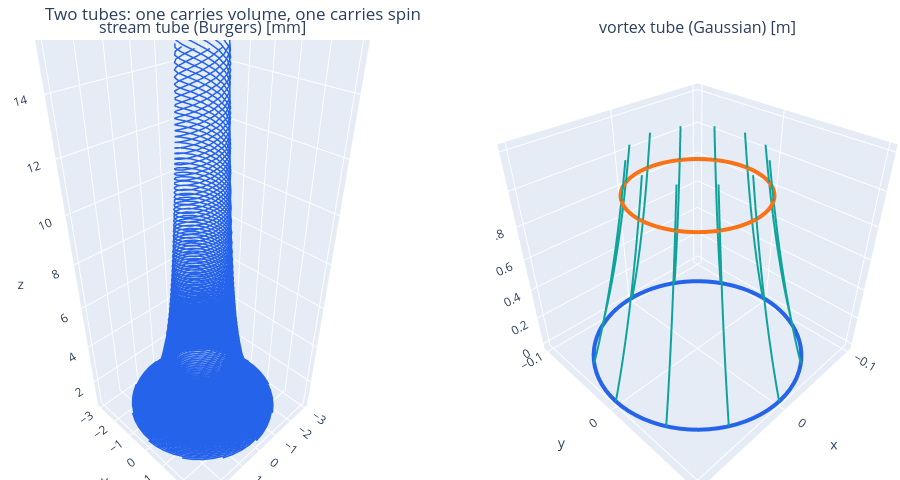

Write notebook code for a chart like this one.
### Markdown cell above
**Stream tube vs vortex tube (Fig. 5.1 analogue, note `N45`).** On the left, a stream tube in **Burgers' vortex** — a vortex fed
by a flow drawn in sideways and stretched upward (derived in C10); on the right, a vortex tube of the narrowing
Gaussian field, with its lids at z = 0 (blue) and z = 1 m (orange).

### Code cell
nL = 12 if not FAST else 8                                           # lines per tube
fig = make_subplots(rows=1, cols=2, specs=[[{"type": "scene"}, {"type": "scene"}]],
                    subplot_titles=("stream tube (Burgers) [mm]", "vortex tube (Gaussian) [m]"))
u_burg = vortices.burgers_vortex_field(1e-3, 1.0, 1e-6)             # Burgers: Γ = 1e-3 m²/s, α = 1 1/s, ν = 1e-6 m²/s
for k in range(nL):                                                  # seeds on a circle of radius 3 mm at z = 1 mm
    th = 2*np.pi*k/nL                                                # seed angle [rad]
    x0 = np.array([3e-3*np.cos(th), 3e-3*np.sin(th), 1e-3])          # seed point [m]
    S = kinematics.streamline(u_burg, x0, 0.0, 0.12, False, 300)     # a streamline: tangent to u, 0.12 m of arc (3.7)
    fig.add_trace(go.Scatter3d(x=S[0]*1e3, y=S[1]*1e3, z=S[2]*1e3, mode="lines", showlegend=False,
                               line=dict(color=COLORS["blue"], width=3)), row=1, col=1)   # in mm
tube = ch05.vortex_tube(ch05.gaussian_tube_field(), (0, 0, 0), (0, 0, 1), 0.1, n_lines=nL, s_max=1.2, n=150, both=False)
for Lk in tube.lines:                                                # each vortex line of the tube, shape (3, n)
    fig.add_trace(go.Scatter3d(x=Lk[0], y=Lk[1], z=Lk[2], mode="lines", showlegend=False,
                               line=dict(color=COLORS["teal"], width=4)), row=1, col=2)
ph = np.linspace(0, 2*np.pi, 80)                                     # angles round a lid
for z, col in ((0.0, COLORS["blue"]), (1.0, COLORS["orange"])):      # lower lid blue, upper lid orange (D01 colours)
    Rl = 0.1*np.exp(-z/2)                                            # the tube's radius there [m]
    fig.add_trace(go.Scatter3d(x=Rl*np.cos(ph), y=Rl*np.sin(ph), z=z + 0*ph, mode="lines", showlegend=False,
                               line=dict(color=col, width=8)), row=1, col=2)
fig.update_layout(height=480, margin=dict(l=0, r=0, t=40, b=0), title="Two tubes: one carries volume, one carries spin")  # size, margins, title
fig.show()                                                                                          # draw it (works on the web page too)

### Figure 1 — Plotly figure (JSON) as saved in the notebook; plotly's stock layout.template omitted (floating-point values rounded to 4 significant figures; data arrays with more than 128 entries replaced by an {"elided": "..."} marker saying what was removed)
{"data": [{"line": {"color": "#2563eb", "width": 3}, "mode": "lines", "scene": "scene", "showlegend": false, "type": "scatter3d", "x": {"elided": "300 float values"}, "y": {"elided": "300 float values"}, "z": {"elided": "300 float values"}}, {"line": {"color": "#2563eb", "width": 3}, "mode": "lines", "scene": "scene", "showlegend": false, "type": "scatter3d", "x": {"elided": "300 float values"}, "y": {"elided": "300 float values"}, "z": {"elided": "300 float values"}}, {"line": {"color": "#2563eb", "width": 3}, "mode": "lines", "scene": "scene", "showlegend": false, "type": "scatter3d", "x": {"elided": "300 float values"}, "y": {"elided": "300 float values"}, "z": {"elided": "300 float values"}}, {"line": {"color": "#2563eb", "width": 3}, "mode": "lines", "scene": "scene", "showlegend": false, "type": "scatter3d", "x": {"elided": "300 float values"}, "y": {"elided": "300 float values"}, "z": {"elided": "300 float values"}}, {"line": {"color": "#2563eb", "width": 3}, "mode": "lines", "scene": "scene", "showlegend": false, "type": "scatter3d", "x": {"elided": "300 float values"}, "y": {"elided": "300 float values"}, "z": {"elided": "300 float values"}}, {"line": {"color": "#2563eb", "width": 3}, "mode": "lines", "scene": "scene", "showlegend": false, "type": "scatter3d", "x": {"elided": "300 float values"}, "y": {"elided": "300 float values"}, "z": {"elided": "300 float values"}}, {"line": {"color": "#2563eb", "width": 3}, "mode": "lines", "scene": "scene", "showlegend": false, "type": "scatter3d", "x": {"elided": "300 float values"}, "y": {"elided": "300 float values"}, "z": {"elided": "300 float values"}}, {"line": {"color": "#2563eb", "width": 3}, "mode": "lines", "scene": "scene", "showlegend": false, "type": "scatter3d", "x": {"elided": "300 float values"}, "y": {"elided": "300 float values"}, "z": {"elided": "300 float values"}}, {"line": {"color": "#2563eb", "width": 3}, "mode": "lines", "scene": "scene", "showlegend": false, "type": "scatter3d", "x": {"elided": "300 float values"}, "y": {"elided": "300 float values"}, "z": {"elided": "300 float values"}}, {"line": {"color": "#2563eb", "width": 3}, "mode": "lines", "scene": "scene", "showlegend": false, "type": "scatter3d", "x": {"elided": "300 float values"}, "y": {"elided": "300 float values"}, "z": {"elided": "300 float values"}}, {"line": {"color": "#2563eb", "width": 3}, "mode": "lines", "scene": "scene", "showlegend": false, "type": "scatter3d", "x": {"elided": "300 float values"}, "y": {"elided": "300 float values"}, "z": {"elided": "300 float values"}}, {"line": {"color": "#2563eb", "width": 3}, "mode": "lines", "scene": "scene", "showlegend": false, "type": "scatter3d", "x": {"elided": "300 float values"}, "y": {"elided": "300 float values"}, "z": {"elided": "300 float values"}}, {"line": {"color": "#0fa39c", "width": 4}, "mode": "lines", "scene": "scene2", "showlegend": false, "type": "scatter3d", "x": {"elided": "150 float values"}, "y": {"elided": "150 float values"}, "z": {"elided": "150 float values"}}, {"line": {"color": "#0fa39c", "width": 4}, "mode": "lines", "scene": "scene2", "showlegend": false, "type": "scatter3d", "x": {"elided": "150 float values"}, "y": {"elided": "150 float values"}, "z": {"elided": "150 float values"}}, {"line": {"color": "#0fa39c", "width": 4}, "mode": "lines", "scene": "scene2", "showlegend": false, "type": "scatter3d", "x": {"elided": "150 float values"}, "y": {"elided": "150 float values"}, "z": {"elided": "150 float values"}}, {"line": {"color": "#0fa39c", "width": 4}, "mode": "lines", "scene": "scene2", "showlegend": false, "type": "scatter3d", "x": {"elided": "150 float values"}, "y": {"elided": "150 float values"}, "z": {"elided": "150 float values"}}, {"line": {"color": "#0fa39c", "width": 4}, "mode": "lines", "scene": "scene2", "showlegend": false, "type": "scatter3d", "x": {"elided": "150 float values"}, "y": {"elided": "150 float values"}, "z": {"elided": "150 float values"}}, {"line": {"color": "#0fa39c", "width": 4}, "mode": "lines", "scene": "scene2", "showlegend": false, "type": "scatter3d", "x": {"elided": "150 float values"}, "y": {"elided": "150 float values"}, "z": {"elided": "150 float values"}}, {"line": {"color": "#0fa39c", "width": 4}, "mode": "lines", "scene": "scene2", "showlegend": false, "type": "scatter3d", "x": {"elided": "150 float values"}, "y": {"elided": "150 float values"}, "z": {"elided": "150 float values"}}, {"line": {"color": "#0fa39c", "width": 4}, "mode": "lines", "scene": "scene2", "showlegend": false, "type": "scatter3d", "x": {"elided": "150 float values"}, "y": {"elided": "150 float values"}, "z": {"elided": "150 float values"}}, {"line": {"color": "#0fa39c", "width": 4}, "mode": "lines", "scene": "scene2", "showlegend": false, "type": "scatter3d", "x": {"elided": "150 float values"}, "y": {"elided": "150 float values"}, "z": {"elided": "150 float values"}}, {"line": {"color": "#0fa39c", "width": 4}, "mode": "lines", "scene": "scene2", "showlegend": false, "type": "scatter3d", "x": {"elided": "150 float values"}, "y": {"elided": "150 float values"}, "z": {"elided": "150 float values"}}, {"line": {"color": "#0fa39c", "width": 4}, "mode": "lines", "scene": "scene2", "showlegend": false, "type": "scatter3d", "x": {"elided": "150 float values"}, "y": {"elided": "150 float values"}, "z": {"elided": "150 float values"}}, {"line": {"color": "#0fa39c", "width": 4}, "mode": "lines", "scene": "scene2", "showlegend": false, "type": "scatter3d", "x": {"elided": "150 float values"}, "y": {"elided": "150 float values"}, "z": {"elided": "150 float values"}}, {"line": {"color": "#2563eb", "width": 8}, "mode": "lines", "scene": "scene2", "showlegend": false, "type": "scatter3d", "x": [0.1, 0.09968, 0.09874, 0.09717, 0.09498, 0.0922, 0.08883, 0.0849, 0.08043, 0.07546, 0.07, 0.06411, 0.05781, 0.05114, 0.04415, 0.03689, 0.02939, 0.0217, 0.01387, 0.005962, -0.001988, -0.009925, -0.0178, -0.02556, -0.03316, -0.04055, -0.04769, -0.05452, -0.06101, -0.06711, -0.07279, -0.07801, -0.08273, -0.08693, -0.09058, -0.09366, -0.09615, -0.09803, -0.09929, -0.09992, -0.09992, -0.09929, -0.09803, -0.09615, -0.09366, -0.09058, -0.08693, -0.08273, -0.07801, -0.07279, -0.06711, -0.06101, -0.05452, -0.04769, -0.04055, -0.03316, -0.02556, -0.0178, -0.009925, -0.001988, 0.005962, 0.01387, 0.0217, 0.02939, 0.03689, 0.04415, 0.05114, 0.05781, 0.06411, 0.07, 0.07546, 0.08043, 0.0849, 0.08883, 0.0922, 0.09498, 0.09717, 0.09874, 0.09968, 0.1], "y": [0.0, 0.007945, 0.01584, 0.02363, 0.03128, 0.03873, 0.04593, 0.05284, 0.05942, 0.06562, 0.07141, 0.07675, 0.0816, 0.08593, 0.08972, 0.09295, 0.09559, 0.09762, 0.09903, 0.09982, 0.09998, 0.09951, 0.0984, 0.09668, 0.09434, 0.09141, 0.0879, 0.08383, 0.07923, 0.07414, 0.06857, 0.06257, 0.05618, 0.04942, 0.04236, 0.03503, 0.02748, 0.01975, 0.0119, 0.003976, -0.003976, -0.0119, -0.01975, -0.02748, -0.03503, -0.04236, -0.04942, -0.05618, -0.06257, -0.06857, -0.07414, -0.07923, -0.08383, -0.0879, -0.09141, -0.09434, -0.09668, -0.0984, -0.09951, -0.09998, -0.09982, -0.09903, -0.09762, -0.09559, -0.09295, -0.08972, -0.08593, -0.0816, -0.07675, -0.07141, -0.06562, -0.05942, -0.05284, -0.04593, -0.03873, -0.03128, -0.02363, -0.01584, -0.007945, -2.449e-17], "z": [0.0, 0.0, 0.0, 0.0, 0.0, 0.0, 0.0, 0.0, 0.0, 0.0, 0.0, 0.0, 0.0, 0.0, 0.0, 0.0, 0.0, 0.0, 0.0, 0.0, 0.0, 0.0, 0.0, 0.0, 0.0, 0.0, 0.0, 0.0, 0.0, 0.0, 0.0, 0.0, 0.0, 0.0, 0.0, 0.0, 0.0, 0.0, 0.0, 0.0, 0.0, 0.0, 0.0, 0.0, 0.0, 0.0, 0.0, 0.0, 0.0, 0.0, 0.0, 0.0, 0.0, 0.0, 0.0, 0.0, 0.0, 0.0, 0.0, 0.0, 0.0, 0.0, 0.0, 0.0, 0.0, 0.0, 0.0, 0.0, 0.0, 0.0, 0.0, 0.0, 0.0, 0.0, 0.0, 0.0, 0.0, 0.0, 0.0, 0.0]}, {"line": {"color": "#f97316", "width": 8}, "mode": "lines", "scene": "scene2", "showlegend": false, "type": "scatter3d", "x": [0.06065, 0.06046, 0.05989, 0.05893, 0.05761, 0.05592, 0.05388, 0.05149, 0.04878, 0.04577, 0.04246, 0.03888, 0.03506, 0.03102, 0.02678, 0.02237, 0.01782, 0.01316, 0.008415, 0.003616, -0.001206, -0.00602, -0.0108, -0.0155, -0.02011, -0.0246, -0.02892, -0.03307, -0.037, -0.0407, -0.04415, -0.04731, -0.05018, -0.05273, -0.05494, -0.05681, -0.05832, -0.05946, -0.06022, -0.06061, -0.06061, -0.06022, -0.05946, -0.05832, -0.05681, -0.05494, -0.05273, -0.05018, -0.04731, -0.04415, -0.0407, -0.037, -0.03307, -0.02892, -0.0246, -0.02011, -0.0155, -0.0108, -0.00602, -0.001206, 0.003616, 0.008415, 0.01316, 0.01782, 0.02237, 0.02678, 0.03102, 0.03506, 0.03888, 0.04246, 0.04577, 0.04878, 0.05149, 0.05388, 0.05592, 0.05761, 0.05893, 0.05989, 0.06046, 0.06065], "y": [0.0, 0.004819, 0.009607, 0.01434, 0.01897, 0.02349, 0.02786, 0.03205, 0.03604, 0.0398, 0.04331, 0.04655, 0.04949, 0.05212, 0.05442, 0.05638, 0.05798, 0.05921, 0.06007, 0.06055, 0.06064, 0.06035, 0.05968, 0.05864, 0.05722, 0.05544, 0.05331, 0.05085, 0.04806, 0.04497, 0.04159, 0.03795, 0.03407, 0.02998, 0.02569, 0.02125, 0.01667, 0.01198, 0.007219, 0.002411, -0.002411, -0.007219, -0.01198, -0.01667, -0.02125, -0.02569, -0.02998, -0.03407, -0.03795, -0.04159, -0.04497, -0.04806, -0.05085, -0.05331, -0.05544, -0.05722, -0.05864, -0.05968, -0.06035, -0.06064, -0.06055, -0.06007, -0.05921, -0.05798, -0.05638, -0.05442, -0.05212, -0.04949, -0.04655, -0.04331, -0.0398, -0.03604, -0.03205, -0.02786, -0.02349, -0.01897, -0.01434, -0.009607, -0.004819, -1.486e-17], "z": [1.0, 1.0, 1.0, 1.0, 1.0, 1.0, 1.0, 1.0, 1.0, 1.0, 1.0, 1.0, 1.0, 1.0, 1.0, 1.0, 1.0, 1.0, 1.0, 1.0, 1.0, 1.0, 1.0, 1.0, 1.0, 1.0, 1.0, 1.0, 1.0, 1.0, 1.0, 1.0, 1.0, 1.0, 1.0, 1.0, 1.0, 1.0, 1.0, 1.0, 1.0, 1.0, 1.0, 1.0, 1.0, 1.0, 1.0, 1.0, 1.0, 1.0, 1.0, 1.0, 1.0, 1.0, 1.0, 1.0, 1.0, 1.0, 1.0, 1.0, 1.0, 1.0, 1.0, 1.0, 1.0, 1.0, 1.0, 1.0, 1.0, 1.0, 1.0, 1.0, 1.0, 1.0, 1.0, 1.0, 1.0, 1.0, 1.0, 1.0]}], "layout": {"annotations": [{"font": {"size": 16}, "showarrow": false, "text": "stream tube (Burgers) [mm]", "x": 0.225, "xanchor": "center", "xref": "paper", "y": 1.0, "yanchor": "bottom", "yref": "paper"}, {"font": {"size": 16}, "showarrow": false, "text": "vortex tube (Gaussian) [m]", "x": 0.775, "xanchor": "center", "xref": "paper", "y": 1.0, "yanchor": "bottom", "yref": "paper"}], "height": 480, "margin": {"b": 0, "l": 0, "r": 0, "t": 40}, "scene": {"domain": {"x": [0.0, 0.45], "y": [0.0, 1.0]}}, "scene2": {"domain": {"x": [0.55, 1.0], "y": [0.0, 1.0]}}, "title": {"text": "Two tubes: one carries volume, one carries spin"}}}
